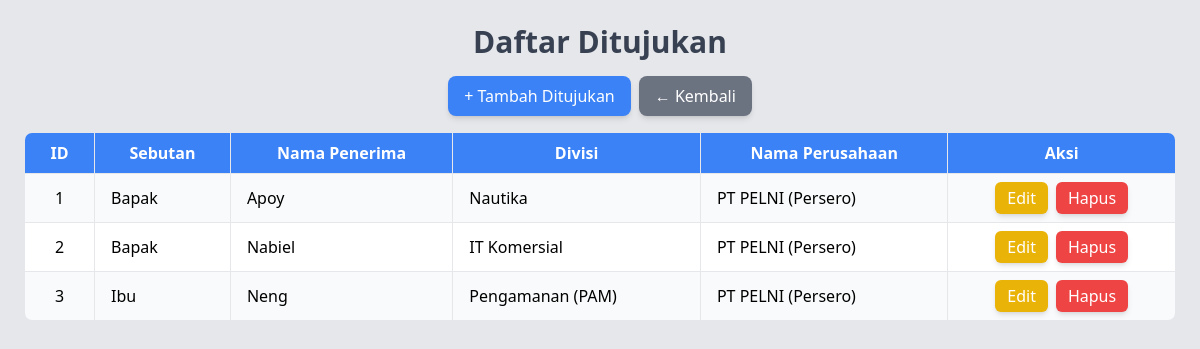
The page /ditujukan/ditujukan.php on the database its author committed.
### tables this page shows
CREATE TABLE `ditujukan` (
  `id` int NOT NULL,
  `sebutan` enum('Bapak','Ibu') NOT NULL,
  `nama_penerima` varchar(255) NOT NULL,
  `divisi` varchar(255) NOT NULL,
  `nama_perusahaan` varchar(255) NOT NULL
);

### ditujukan/ditujukan.php (the view, shortened to what this page needs)
<?php
include '../auth/koneksi.php';
$query = "SELECT * FROM ditujukan ORDER BY id ASC";
$result = $conn->query($query);
?>
<!DOCTYPE html>
<html lang="id">
<head>
    <script src="https://cdn.tailwindcss.com"></script>
</head>
<body class="bg-gray-200 flex flex-col items-center p-6">
    <h2 class="text-2xl md:text-3xl font-bold text-gray-700 mb-4 text-center">Daftar Ditujukan</h2>
    <div class="flex flex-col md:flex-row gap-2 mb-4">
        <a href="tambah_ditujukan.php" class="px-4 py-2 bg-blue-500 text-white rounded-lg shadow-md hover:bg-blue-600 w-full md:w-auto text-center">
            + Tambah Ditujukan
        </a>
        <button onclick="window.location.href='../index.php'"
                class="px-4 py-2 bg-gray-500 text-white rounded-lg shadow-md hover:bg-gray-600 w-full md:w-auto">
            ← Kembali
        </button>
    </div>
    <div class="w-full overflow-x-auto">
        <table class="w-full border border-gray-300 rounded-lg overflow-hidden text-sm md:text-base">
            <thead class="bg-blue-500 text-white">
                <tr>
                    <th class="py-2 px-4 border">ID</th>
                    <th class="py-2 px-4 border">Sebutan</th>
                    <th class="py-2 px-4 border">Nama Penerima</th>
                    <th class="py-2 px-4 border">Divisi</th>
                    <th class="py-2 px-4 border">Nama Perusahaan</th>
                    <th class="py-2 px-4 border">Aksi</th>
                </tr>
            </thead>
            <tbody>
                <?php
                $nomor = 1;
                while ($row = $result->fetch_assoc()):
                ?>
                <tr class="border-b hover:bg-gray-100 odd:bg-gray-50 even:bg-white transition">
                    <td class="py-2 px-4 border text-center"><?php echo $nomor++; ?></td>
                    <td class="py-2 px-4 border"><?php echo $row['sebutan']; ?></td>
                    <td class="py-2 px-4 border"><?php echo $row['nama_penerima']; ?></td>
                    <td class="py-2 px-4 border"><?php echo $row['divisi']; ?></td>
                    <td class="py-2 px-4 border"><?php echo $row['nama_perusahaan']; ?></td>
                    <td class="py-2 px-4 border text-center whitespace-nowrap">
                        <div class="flex justify-center space-x-2">
                            <a href="edit.php?id=<?php echo $row['id']; ?>" class="px-3 py-1 bg-yellow-500 text-white rounded-md shadow-md hover:bg-yellow-600">
                                Edit
                            </a>
                            <a href="delete.php?id=<?php echo $row['id']; ?>" class="px-3 py-1 bg-red-500 text-white rounded-md shadow-md hover:bg-red-600" onclick="return confirm('Apakah Anda yakin ingin menghapus?')">
                                Hapus
                            </a>
                        </div>
                    </td>
                </tr>
                <?php endwhile; ?>
            </tbody>
        </table>
    </div>
</body>
</html>

### rows shown on the page
ditujukan: sebutan "Bapak", nama_penerima "Apoy", divisi "Nautika", nama_perusahaan "PT PELNI (Persero)"
ditujukan: sebutan "Bapak", nama_penerima "Nabiel", divisi "IT Komersial", nama_perusahaan "PT PELNI (Persero)"
ditujukan: sebutan "Ibu", nama_penerima "Neng", divisi "Pengamanan (PAM)", nama_perusahaan "PT PELNI (Persero)"
